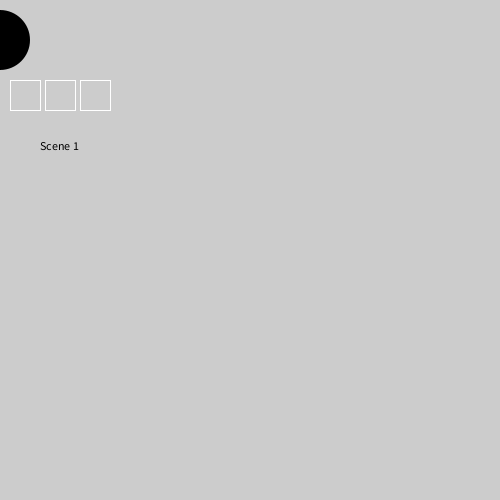
Frame 1 (no input)
Frame 60 (the mouse pressed at the canvas centre just before this capture): identical to frame 1, image omitted
Frame 120 (the mouse held since frame 60 and released just before this capture): identical to frame 1, image omitted

The Processing sketch that drew this single still picture (run headless with seeded random() and noise(); from frame 60 on, the mouse is pressed at the canvas centre):

// Processing sketch: buttonclass
// ── buttonclass.pde
Button button1, button2, button3;

int mode = 1;

void setup() {
  size(500, 500);
  smooth();

  color gray = color(204);
  color white = color(255);
  color black = color(0);
  
  button1 = new Button(10, 80, 30, gray, white, black); 
  button2 = new Button(45, 80, 30, gray, white, black); 
  button3 = new Button(80, 80, 30, gray, white, black);
}

void draw() { 
  
  background(204); 
  
  manageButtons(); 
  
  noStroke(); 
  fill(0);
  
  if (mode == 1) {
    scene1();
  } else if (mode == 2) {
    scene2();
  } else if (mode == 3) {
    scene3();
  }
}

void manageButtons() {
  button1.update();
  button2.update();
  button3.update();
  button1.display();
  button2.display();
  button3.display();
}

void mousePressed() {
  if (button1.press() == true) { 
    mode = 1;
  }
  if (button2.press() == true) { 
    mode = 2;
  }
  if (button3.press() == true) { 
    mode = 3;
  }
}

void mouseReleased() {
  button1.release();
  button2.release();
  button3.release();
}

// ── Button.pde
// Button class
// Hint: Button(x, y, size, int xp, int yp, int s, color b, color o, color pcolor, color over, color pressed)
 
class Button {
  int x, y; // The x- and y-coordinates
  int size; // Dimension (width and height)
  color baseGray; // Default gray value
  color overGray; // Value when mouse is over the button
  color pressGray; // Value when mouse is over and pressed
  boolean over = false; // True when the mouse is over
  boolean pressed = false; // True when the mouse is over and pressed

  Button(int xp, int yp, int s, color b, color o, color p) {
    x = xp;
    y = yp;
    size = s;
    baseGray = b;
    overGray = o;
    pressGray = p;
  }

  // Updates the over field every frame
  void update() {
    if ((mouseX >= x) && (mouseX <= x+size) &&
      (mouseY >= y) && (mouseY <= y+size)) {
      over = true;
    } else {
      over = false;
    }
  }

  boolean press() {
    if (over == true) {
      pressed = true;
      return true;
    } else {
      return false;
    }
  }

  void release() {
    pressed = false; // Set to false when the mouse is released
  }

  void display() {
    if (pressed == true) {
      fill(pressGray);
    } else if (over == true) {
      fill(overGray);
    } else {
      fill(baseGray);
    }
    stroke(255);
    rect(x, y, size, size);
  }
}

// ── scene1.pde
void scene1(){
    text("Scene 1", 40, 150);
    ellipse(0, 40, 60, 60);
    
}

// ── scene2.pde
void scene2() {
  text("Scene 2", 40, 150);
  ellipse(50, 40, 60, 60);
}

// ── scene3.pde
void scene3() {
  text("Scene 3", 40, 150);
  ellipse(100, 40, 60, 60);
}
